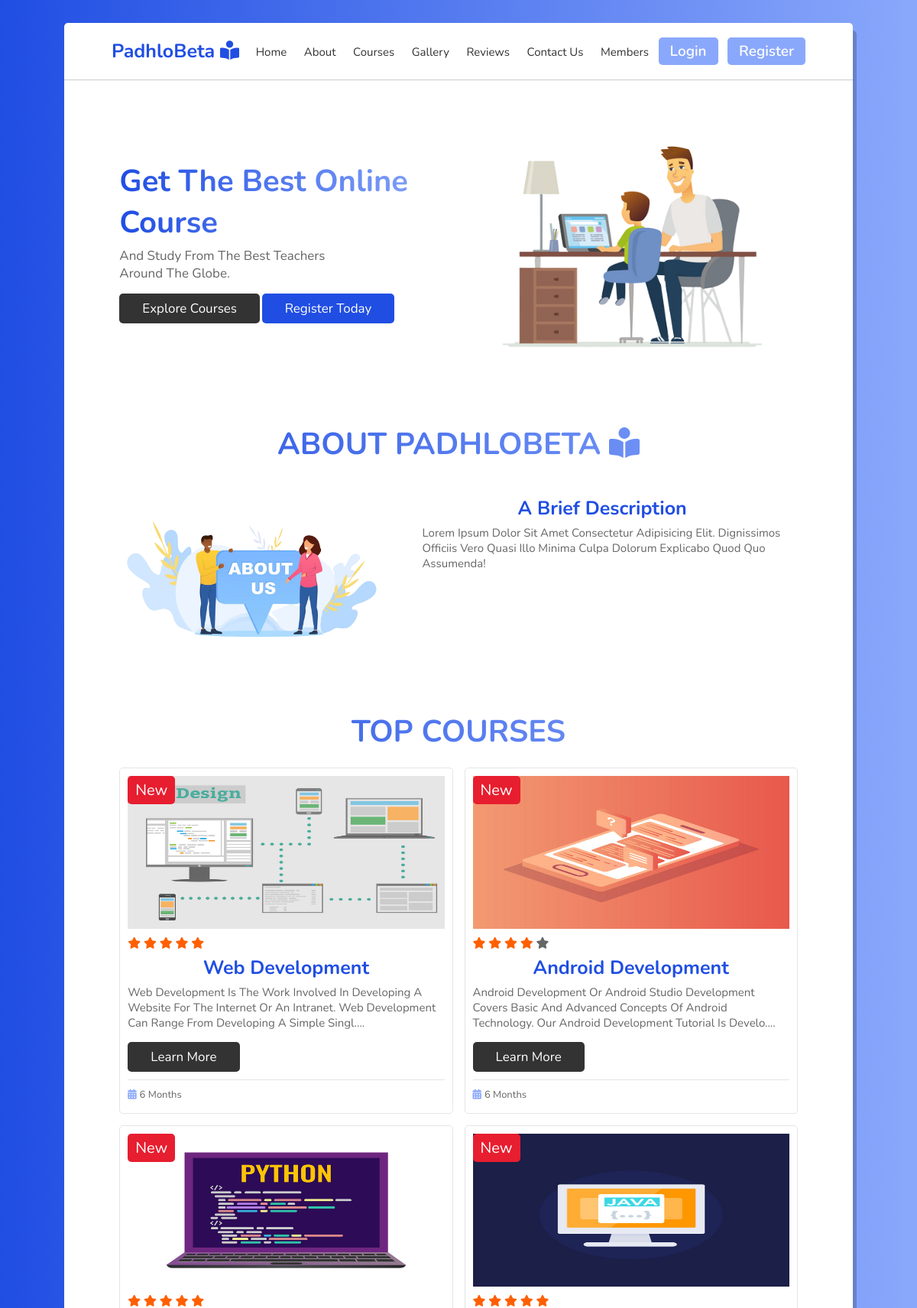
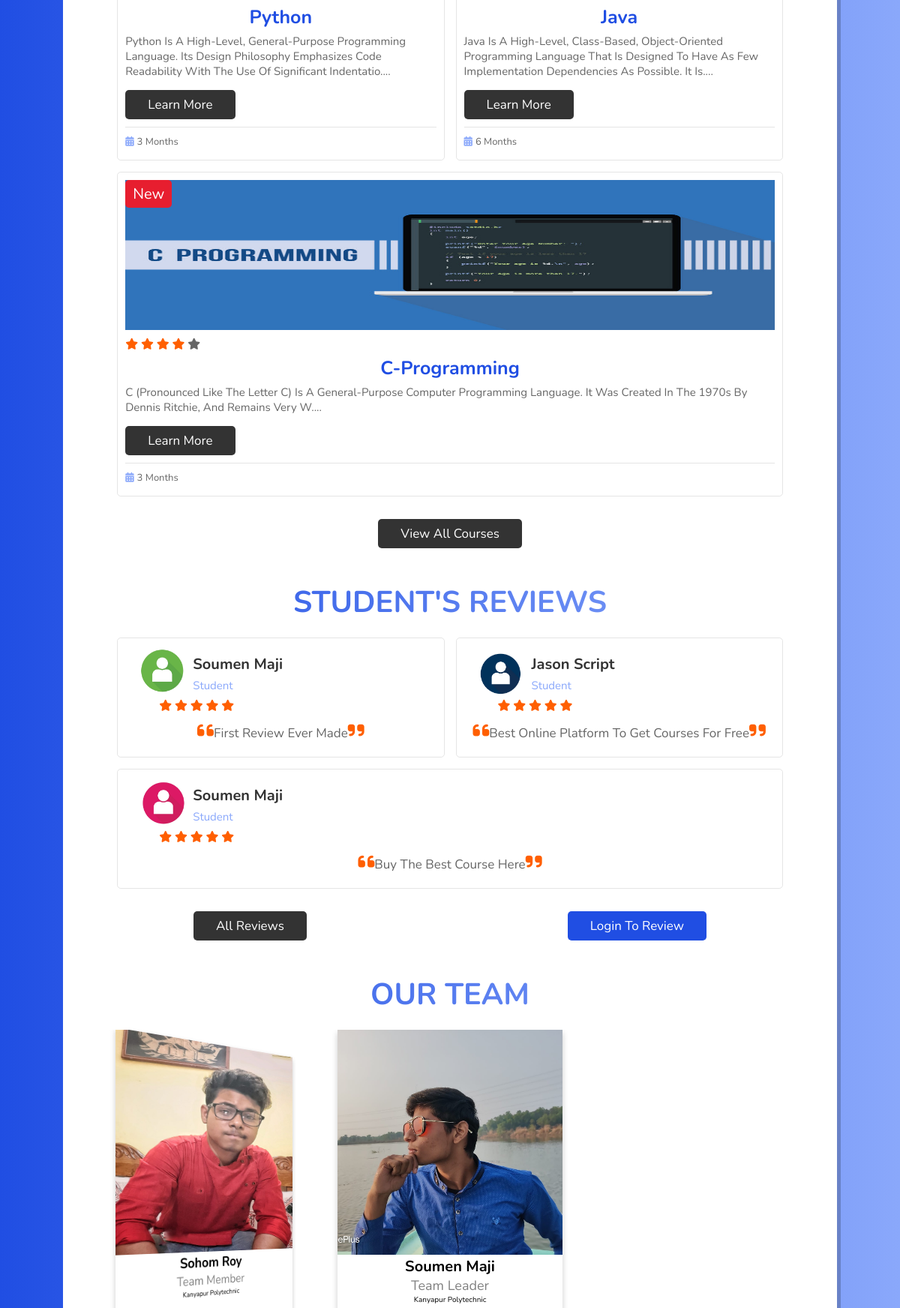
The page / (upper part) on the database its author committed (2 pictures, top to bottom).
### tables this page shows
CREATE TABLE `courses` (
  `course_id` int(11) NOT NULL,
  `name` varchar(255) NOT NULL,
  `path` varchar(255) NOT NULL,
  `description` varchar(2550) NOT NULL,
  `rating` int(1) NOT NULL,
  `price` int(5) DEFAULT NULL,
  `duration` int(10) NOT NULL DEFAULT 6
);

CREATE TABLE `reviews` (
  `review_id` int(11) NOT NULL,
  `review_cont` varchar(255) NOT NULL,
  `user_id` int(11) NOT NULL,
  `rating` int(1) NOT NULL,
  `timestamp` timestamp NOT NULL DEFAULT current_timestamp()
);

CREATE TABLE `user` (
  `slno` int(11) NOT NULL,
  `name` varchar(255) NOT NULL,
  `email` varchar(255) NOT NULL,
  `password` varchar(255) NOT NULL,
  `time` timestamp NOT NULL DEFAULT current_timestamp()
);

### course.php (the view)
<h1 class="heading">Top Courses </h1>
<section class="course">
<?php
include 'dbconnect.php';
$sql="SELECT * FROM `courses`Limit 0,5";
$result=mysqli_query($conn,$sql);
while ($row = mysqli_fetch_assoc($result)) {
$course_id=$row['course_id'];
$course_name=$row['name'];
$course_desc=$row['description'];
$course_path=$row['path'];
$rating=$row['rating'];
$duraton=$row['duration'];
  echo'  <div class="box">
        <span class="amount">New</span>
        <img src="'.$course_path.''.$course_id.'.jpg" alt="">';
           include 'rating.php';
        echo '
        <h3>'.$course_name.'</h3>
        <p>'.substr($course_desc,0,150).'....</p>
        <a href="course-details.php?cid='.$course_id.'" class=btn>Learn More</a>
        <div class="icons">
            <p><i class="fa-solid fa-calendar"></i>'.$duraton.' months</p>
        </div>
    </div>';
       }
    ?>
</section>
<div class="all-courses">
    <a href="all_courses.php" class="btn">View All Courses</a>
</div>

### rating.php (shortened to what this page needs)
<?php
if($rating==1)
{
    echo '<p class="rating">
        <i class="fas fa-star rated"></i>
        <i class="fas fa-star"></i>
        <i class="fas fa-star"></i>
        <i class="fas fa-star"></i>
        <i class="fas fa-star"></i>
        </p>';
}
else if($rating==4)
{
   echo ' <p class="rating">
        <i class="fas fa-star rated"></i>
        <i class="fas fa-star rated"></i>
        <i class="fas fa-star rated"></i>
        <i class="fas fa-star rated"></i>
        <i class="fas fa-star"></i>
        </p>';
}
else
{
   echo ' <p class="rating">
        <i class="fas fa-star rated"></i>
        <i class="fas fa-star rated"></i>
        <i class="fas fa-star rated"></i>
        <i class="fas fa-star rated"></i>
        <i class="fas fa-star rated"></i>
        </p>';
}
?>

### review.php (shortened to what this page needs)
<h1 class="heading">Student's Reviews</h1>
<?php
include 'dbconnect.php';
echo '<section class="review">';
            $sql="SELECT * FROM `reviews` LIMIT 0,3";
$result=mysqli_query($conn,$sql);
while ($row = mysqli_fetch_assoc($result)) {
    $found=true;
    $review_cont=$row['review_cont'];
    $ruid=$row['user_id'];
    $rating=$row['rating'];
    $sql2="SELECT * FROM `user` WHERE slno='$ruid'";
    $result2= mysqli_query($conn,$sql2);
        $row2 = mysqli_fetch_assoc($result2);
       if($found){
        $review_user=$row2['name'];
        $path="images/profile";
$files=scandir($path);
$count=count($files);
$index=rand(2,($count-1));
$filename=$files[$index];
              echo'<div class="box">
              <div class="students">
                  <div class="students-info">
                  <img src="'.$path.'/'.$filename.'" alt="">
                <div class="info">
                    <h3>'.$review_user.'</h3>
                    <span>Student</span>
                </div>
            </div>
        </div>';
        include 'rating.php';
      echo   '<p class="text">
        <i class="fas fa-quote-left"></i>'.$review_cont.'<i class="fas fa-quote-right"></i></p>
    </div>';
       }
}
echo'</section>';
?>
<?php  if(isset($_SESSION['loggedin'])&& $_SESSION['loggedin']==true){
echo '<div class="all-courses reviews-all">
<a href="all_reviews.php" class="btn">All Reviews</a>
<a onclick='."popup('review-popup')".' class="btn bn">Add Review</a>
</div>
<div class="popup-container" id="review-popup">
<div class=" popup">
  <form action="index.php" method="POST">
     <h2><span>Reviews</span>
    <button type="reset" onclick='."popup('review-popup')".'>X</button>
    </h2>
    <textarea style="border:1px solid gray;resize: none; display:flex;" name="review-content" id="" placeholder="Enter Your review Here" cols="30" rows="5"></textarea>
    <div class="review-rating-range">
    <label for="rating">Give Your Rating</label><br />
    <input type="range" id="rating" min="1" max="5" name="rating" list="review-rating" />
    <datalist id="review-rating">
      <option value="1" label="1"></option>
      <option value="2" label="2"></option>
      <option value="3" label="3"></option>
      <option value="4" label="4"></option>
      <option value="5" label="5"></option>
    </datalist>
    </div>
    <button class="login-btn" type="submit" name="review-submit">Submit</button>
  </form>
</div>
</div>'; }
else{
    echo '<div class="all-courses reviews-all">
   <a href="all_reviews.php" class="btn">All Reviews</a>
    <a onclick='."popup('login-popup')".' class="btn bn">Login To Review</a>
</div>';
}
?>

### style.css (style rules this page uses)
:root { --blue: #204ee3; --light-blue: #8aa8fb; --gradient: linear-gradient(90deg, var(--blue), var(--light-blue)); }
* { font-family: "Nunito", sans-serif; margin: 0; padding: 0; box-sizing: border-box; outline: none; border: none; text-decoration: none; text-transform: capitalize; transition: all 0.2s ease-out; }
html { font-size: 62.5%; scroll-behavior: smooth; overflow-x: hidden; }
body { background: var(--gradient); padding: 3rem 7%; padding-bottom: 9rem; }
.rating { font-size: 1.5rem; padding-left: 4.5rem; }
.rated { color: #ff5f01; }
.reviews-all { display: flex; justify-content: space-around!important; }
.bn { background-color: var(--blue) !important; }
section { padding: 2rem 7%; }
.btn { display: inline-block; margin-top: 1rem; padding: 0.8rem 3rem; border-radius: 0.5rem; background: #333; color: #fff; cursor: pointer; font-size: 1.7rem; }
.heading { color: transparent; background: var(--gradient); background-clip: text; -webkit-background-clip: text; padding: 0 1rem; padding-top: 2.5rem; text-align: center; font-size: 4rem; text-transform: uppercase; }
.course { display: flex; flex-wrap: wrap; gap: 1.5rem; }
.course .box { flex: 1 1 30rem; border-radius: 0.5rem; border: 0.1rem solid rgba(0, 0, 0, 0.1); padding: 1rem; position: relative; }
.course .box img { height: 20rem; width: 100%; }
.course .box .amount { position: absolute; top: 1rem; left: 1rem; font-size: 2rem; padding: 0.5rem 1rem; background: #e71e2f; color: #fff; border-radius: 0.5rem; }
.course .box h3 { color: var(--blue); font-size: 2.5rem; text-align: center; }
.course .box p { color: #666; font-size: 1.5rem; padding: 0.5rem 0; }
.course .icons { display: flex; align-items: center; justify-content: space-between; border-top: 0.1rem solid rgba(0, 0, 0, 0.1); margin-top: 1rem; padding-top: 0.5rem; }
.course .icons p { color: #666; font-size: 1.3rem; }
.course .icons p i { padding-right: 0.4rem; color: var(--light-blue); }
.all-courses { text-align: center; margin-bottom: 2rem; }
.review { display: flex; flex-wrap: wrap; gap: 1.5rem; }
.review .box { border-radius: 0.5rem; border: 0.1rem solid rgba(0, 0, 0, 0.1); padding: 1rem; flex: 1 1 30rem; }
.review .box .students { display: flex; align-items: center; justify-content: space-between; }
.review .box .students .students-info { display: flex; align-items: center; }
.review .box .students .students-info img { border-radius: 50%; object-fit: cover; height: 7rem; width: 7rem; margin-left: 1.5rem; }
.review .box .students .students-info h3 { font-size: 2rem; color: #333; padding: 0.5rem; }
.review .box .students .students-info span { font-size: 1.5rem; color: var(--light-blue); padding: 0.5rem; }
.review .box .text { padding: 1rem 0; font-size: 1.7rem; color: #666; text-align: center; }
.review .box .text i { color: #ff5f01; font-size: 2.5rem; }

### rows shown on the page
courses: path (picture), name "Web Development", description "Web Development Is The Work Involved In Developing A Website For The Internet Or An Intranet. Web Development Can Range From Developing A Simple Singl", duration "6"
courses: path (picture), rating 4 (drawn), name "Android Development", description "Android Development Or Android Studio Development Covers Basic And Advanced Concepts Of Android Technology. Our Android Development Tutorial Is Develo", duration "6"
courses: path (picture), name "Python", description "Python Is A High-Level, General-Purpose Programming Language. Its Design Philosophy Emphasizes Code Readability With The Use Of Significant Indentatio", duration "3"
courses: path (picture), name "Java", description "Java Is A High-Level, Class-Based, Object-Oriented Programming Language That Is Designed To Have As Few Implementation Dependencies As Possible. It Is", duration "6"
courses: path (picture), rating 4 (drawn), name "C-Programming", description "C (Pronounced Like The Letter C) Is A General-Purpose Computer Programming Language. It Was Created In The 1970s By Dennis Ritchie, And Remains Very W", duration "3"
reviews: shows a picture, user.name "Soumen Maji", review_cont "First Review Ever Made"
reviews: shows a picture, user.name "Jason Script", review_cont "Best Online Platform To Get Courses For Free"
reviews: shows a picture, user.name "Soumen Maji", review_cont "Buy The Best Course Here"
